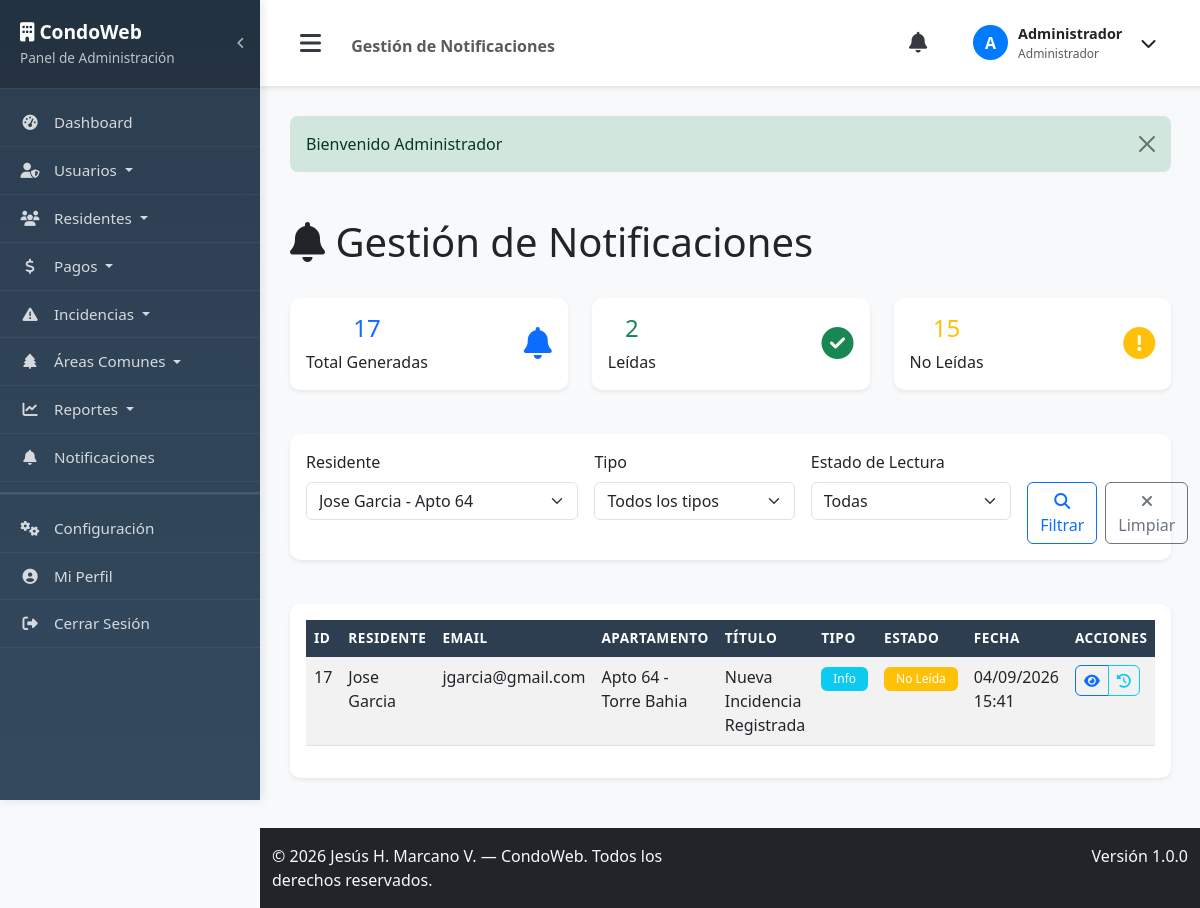
The page /notifications/admin?usuario_id=6 (signed in) on the database its author committed.
### tables this page shows
CREATE TABLE `notificaciones` (
  `id` int(11) NOT NULL AUTO_INCREMENT,
  `usuario_id` int(11) NOT NULL,
  `titulo` varchar(100) NOT NULL,
  `mensaje` text NOT NULL,
  `tipo` enum('info','warning','success','error') DEFAULT 'info',
  `leida` tinyint(1) DEFAULT 0,
  `created_at` timestamp NOT NULL DEFAULT current_timestamp(),
  PRIMARY KEY (`id`),
  KEY `idx_notificaciones_usuario_id` (`usuario_id`),
  CONSTRAINT `notificaciones_ibfk_1` FOREIGN KEY (`usuario_id`) REFERENCES `usuarios` (`id`) ON DELETE CASCADE
);

CREATE TABLE `usuarios` (
  `id` int(11) NOT NULL AUTO_INCREMENT,
  `nombre` varchar(100) NOT NULL,
  `email` varchar(100) NOT NULL,
  `password` varchar(255) NOT NULL,
  `rol` enum('admin','resident') NOT NULL,
  `telefono` varchar(20) DEFAULT NULL,
  `created_at` timestamp NOT NULL DEFAULT current_timestamp(),
  `updated_at` timestamp NOT NULL DEFAULT current_timestamp() ON UPDATE current_timestamp(),
  PRIMARY KEY (`id`),
  UNIQUE KEY `email` (`email`)
);

CREATE TABLE `residentes` (
  `id` int(11) NOT NULL AUTO_INCREMENT,
  `usuario_id` int(11) NOT NULL,
  `apartamento` varchar(10) NOT NULL,
  `piso` int(11) NOT NULL,
  `torre` varchar(50) DEFAULT NULL,
  `fecha_ingreso` date DEFAULT NULL,
  `estado` enum('activo','inactivo') DEFAULT 'activo',
  `created_at` timestamp NOT NULL DEFAULT current_timestamp(),
  `updated_at` timestamp NOT NULL DEFAULT current_timestamp() ON UPDATE current_timestamp(),
  PRIMARY KEY (`id`),
  UNIQUE KEY `usuario_id` (`usuario_id`),
  KEY `idx_residentes_usuario_id` (`usuario_id`),
  CONSTRAINT `residentes_ibfk_1` FOREIGN KEY (`usuario_id`) REFERENCES `usuarios` (`id`) ON DELETE CASCADE
);

### app/controllers/Controller.php (called while the page is built, shortened)
<?php
class Controller {
    public function __construct() {
        $database = new Database();
        $this->db = $database->getConnection();
    }
    protected function view($view, $data = []) {
        extract($data);
        require_once APP_PATH . '/views/' . $view . '.php';
    }
}
?>

### app/controllers/NotificationController.php (called while the page is built, shortened)
<?php
class NotificationController extends Controller {
    private $notification;
    private $resident;
    public function __construct() {
        $this->notification = new Notification($this->db);
        $this->resident = new Resident($this->db);
    }
    public function admin() {
        $filters = [];
        if (isset($_GET['usuario_id']) && !empty($_GET['usuario_id'])) {
            $filters['usuario_id'] = sanitize($_GET['usuario_id']);
        }
        $notifications = $this->notification->readAll($filters);
        $notifications_list = $notifications->fetchAll(PDO::FETCH_ASSOC);
        $residents = $this->resident->getActiveResidents()->fetchAll(PDO::FETCH_ASSOC);
        $stats = $this->notification->getStats();
        $this->view('admin/notifications/index', [
            'notifications' => $notifications_list,
            'residents' => $residents,
            'filters' => $filters,
            'stats' => $stats
        ]);
    }
}
?>

### app/models/Notification.php (called while the page is built, shortened)
<?php
class Notification {
    private $conn;
    private $table_name = "notificaciones";
    public function __construct($db) {
        $this->conn = $db;
    }
    public function readAll($filters = []) {
        $query = "SELECT n.*, u.nombre, u.email, r.apartamento, r.piso, r.torre
                  FROM " . $this->table_name . " n
                  LEFT JOIN usuarios u ON n.usuario_id = u.id
                  LEFT JOIN residentes r ON u.id = r.usuario_id
                  WHERE 1=1";
        if (!empty($filters['usuario_id'])) {
            $query .= " AND n.usuario_id = :usuario_id";
        }
        $query .= " ORDER BY n.created_at DESC";
        $stmt = $this->conn->prepare($query);
        if (!empty($filters['usuario_id'])) {
            $stmt->bindParam(":usuario_id", $filters['usuario_id']);
        }
        $stmt->execute();
        return $stmt;
    }
    public function getStats() {
        $query = "SELECT
                    COUNT(*) as total_notificaciones,
                    SUM(CASE WHEN leida = TRUE THEN 1 ELSE 0 END) as notificaciones_leidas,
                    SUM(CASE WHEN leida = FALSE THEN 1 ELSE 0 END) as notificaciones_no_leidas,
                    SUM(CASE WHEN tipo = 'info' THEN 1 ELSE 0 END) as tipo_info,
                    SUM(CASE WHEN tipo = 'warning' THEN 1 ELSE 0 END) as tipo_warning,
                    SUM(CASE WHEN tipo = 'success' THEN 1 ELSE 0 END) as tipo_success,
                    SUM(CASE WHEN tipo = 'error' THEN 1 ELSE 0 END) as tipo_error
                  FROM " . $this->table_name;
        $stmt = $this->conn->prepare($query);
        $stmt->execute();
        return $stmt->fetch(PDO::FETCH_ASSOC);
    }
}
?>

### app/models/Database.php (called while the page is built, shortened)
<?php
class Database {
    private $host = DB_HOST;
    private $db_name = DB_NAME;
    private $username = DB_USER;
    private $password = DB_PASS;
    public function getConnection() {
        $this->conn = null;
        try {
            $this->conn = new PDO("mysql:host=" . $this->host . ";dbname=" . $this->db_name, $this->username, $this->password);
            $this->conn->exec("set names utf8");
            $this->conn->setAttribute(PDO::ATTR_ERRMODE, PDO::ERRMODE_EXCEPTION);
        } catch(PDOException $exception) {
            echo "Error de conexión: " . $exception->getMessage();
        }
        return $this->conn;
    }
}
?>

### app/models/Resident.php (called while the page is built, shortened)
<?php
class Resident {
    private $conn;
    private $table_name = "residentes";
    public function __construct($db) {
        $this->conn = $db;
    }
    public function getActiveResidents() {
        $query = "SELECT r.*, u.nombre, u.email
                  FROM " . $this->table_name . " r
                  LEFT JOIN usuarios u ON r.usuario_id = u.id
                  WHERE r.estado = 'activo'
                  ORDER BY r.apartamento ASC";
        $stmt = $this->conn->prepare($query);
        $stmt->execute();
        return $stmt;
    }
}
?>

### config/config.php (called while the page is built, shortened)
<?php
function sanitize($data) {
    $data = trim($data);
    $data = stripslashes($data);
    $data = htmlspecialchars($data);
    return $data;
}
function formatDate($date) {
    return date('d/m/Y H:i', strtotime($date));
}
?>

### app/views/admin/notifications/index.php (the view, shortened to what this page needs)
<?php include APP_PATH . '/views/layouts/header.php'; ?>
<div class="row">
    <div class="col-12">
        <div class="d-flex justify-content-between align-items-center mb-4">
            <h1><i class="fas fa-bell"></i> Gestión de Notificaciones</h1>
        </div>
    </div>
</div>
<div class="row mb-4">
    <div class="col-md-4">
        <div class="card text-center">
            <div class="card-body">
                <div class="d-flex justify-content-between">
                    <div>
                        <h4 class="text-primary"><?= isset($stats['total_notificaciones']) ? $stats['total_notificaciones'] : 0 ?></h4>
                        <p class="mb-0">Total Generadas</p>
                    </div>
                    <div class="align-self-center">
                        <i class="fas fa-bell fa-2x text-primary"></i>
                    </div>
                </div>
            </div>
        </div>
    </div>
    <div class="col-md-4">
        <div class="card text-center">
            <div class="card-body">
                <div class="d-flex justify-content-between">
                    <div>
                        <h4 class="text-success"><?= isset($stats['notificaciones_leidas']) ? $stats['notificaciones_leidas'] : 0 ?></h4>
                        <p class="mb-0">Leídas</p>
                    </div>
                    <div class="align-self-center">
                        <i class="fas fa-check-circle fa-2x text-success"></i>
                    </div>
                </div>
            </div>
        </div>
    </div>
    <div class="col-md-4">
        <div class="card text-center">
            <div class="card-body">
                <div class="d-flex justify-content-between">
                    <div>
                        <h4 class="text-warning"><?= isset($stats['notificaciones_no_leidas']) ? $stats['notificaciones_no_leidas'] : 0 ?></h4>
                        <p class="mb-0">No Leídas</p>
                    </div>
                    <div class="align-self-center">
                        <i class="fas fa-exclamation-circle fa-2x text-warning"></i>
                    </div>
                </div>
            </div>
        </div>
    </div>
</div>
<div class="row mb-4">
    <div class="col-12">
        <div class="card">
            <div class="card-body">
                <form method="GET" action="<?= APP_URL ?>/notifications/admin" class="row g-3">
                    <div class="col-md-4">
                        <label for="usuario_id" class="form-label">Residente</label>
                        <select class="form-select" id="usuario_id" name="usuario_id">
                            <?php if(isset($residents) && count($residents) > 0): ?>
                                <?php foreach($residents as $resident): ?>
                                    <option value="<?= $resident['usuario_id'] ?>"
                                            <?= isset($filters['usuario_id']) && $filters['usuario_id'] == $resident['usuario_id'] ? 'selected' : '' ?>>
                                        <?= $resident['nombre'] ?> - Apto <?= $resident['apartamento'] ?>
                                    </option>
                                <?php endforeach; ?>
                            <?php endif; ?>
                        </select>
                    </div>
                    <div class="col-md-3">
                        <label for="tipo" class="form-label">Tipo</label>
                        <select class="form-select" id="tipo" name="tipo">
                            <option value="">Todos los tipos</option>
                        </select>
                    </div>
                    <div class="col-md-3">
                        <label for="leida" class="form-label">Estado de Lectura</label>
                        <select class="form-select" id="leida" name="leida">
                            <option value="">Todas</option>
                        </select>
                    </div>
                    <div class="col-md-2">
                        <label class="form-label">&nbsp;</label>
                        <div class="d-flex gap-2">
                            <button type="submit" class="btn btn-outline-primary">
                                <i class="fas fa-search"></i> Filtrar
                            </button>
                            <a href="<?= APP_URL ?>/notifications/admin" class="btn btn-outline-secondary">
                                <i class="fas fa-times"></i> Limpiar
                            </a>
                        </div>
                    </div>
                </form>
            </div>
        </div>
    </div>
</div>
<div class="row">
    <div class="col-12">
        <div class="card">
            <div class="card-body">
                <?php if(isset($notifications) && count($notifications) > 0): ?>
                    <div class="table-responsive">
                        <table class="table table-striped table-hover">
                            <thead class="table-dark">
                                <tr>
                                    <th>ID</th>
                                    <th>Residente</th>
                                    <th>Email</th>
                                    <th>Apartamento</th>
                                    <th>Título</th>
                                    <th>Tipo</th>
                                    <th>Estado</th>
                                    <th>Fecha</th>
                                    <th>Acciones</th>
                                </tr>
                            </thead>
                            <tbody>
                                <?php foreach($notifications as $notification): ?>
                                    <tr>
                                        <td><?= $notification['id'] ?></td>
                                        <td><?= $notification['nombre'] ?></td>
                                        <td><?= $notification['email'] ?></td>
                                        <td>
                                            <?php if(isset($notification['apartamento'])): ?>
                                                Apto <?= $notification['apartamento'] ?>
                                                <?php if(isset($notification['torre']) && $notification['torre']): ?>
                                                    - Torre <?= $notification['torre'] ?>
                                                <?php endif; ?>
                                            <?php else: ?>
                                                N/A
                                            <?php endif; ?>
                                        </td>
                                        <td><?= $notification['titulo'] ?></td>
                                        <td>
                                            <?php
                                            $badge_class = 'secondary';
                                            switch($notification['tipo']) {
                                                case 'info': $badge_class = 'info'; break;
                                            }
                                            ?>
                                            <span class="badge bg-<?= $badge_class ?>">
                                                <?= ucfirst($notification['tipo']) ?>
                                            </span>
                                        </td>
                                        <td>
                                            <span class="badge bg-<?= $notification['leida'] ? 'success' : 'warning' ?>">
                                                <?= $notification['leida'] ? 'Leída' : 'No Leída' ?>
                                            </span>
                                        </td>
                                        <td><?= formatDate($notification['created_at']) ?></td>
                                        <td>
                                            <div class="btn-group btn-group-sm">
                                                <button type="button"
                                                        class="btn btn-outline-primary"
                                                        data-bs-toggle="modal"
                                                        data-bs-target="#notificationModal<?= $notification['id'] ?>"
                                                        title="Ver detalles">
                                                    <i class="fas fa-eye"></i>
                                                </button>
                                                <a href="<?= APP_URL ?>/notifications/admin?usuario_id=<?= $notification['usuario_id'] ?>"
                                                   class="btn btn-outline-info"
                                                   title="Ver historial del residente">
                                                    <i class="fas fa-history"></i>
                                                </a>
                                            </div>
                                        </td>
                                    </tr>
                                <?php endforeach; ?>
                            </tbody>
                        </table>
                    </div>
                <?php endif; ?>
            </div>
        </div>
    </div>
</div>
<?php include APP_PATH . '/views/layouts/footer.php'; ?>

### rows shown on the page
notificaciones: id "17", usuario.nombre "Jose Garcia", usuario.email "jgarcia@gmail.com", residentes.apartamento "64", residentes.torre "Bahia", titulo "Nueva Incidencia Registrada", tipo "Info", leida "No Leída", created_at "04/09/2026 15:41"

### other values the page prints
APP_NAME "CondoWeb"
$page_title "Gestión de Notificaciones"
substr($_SESSION['user_name'], 0, 1) "A"
$_SESSION['user_name'] "Administrador"
$flash['message'] "Bienvenido Administrador"
$stats['total_notificaciones'] "17"
$stats['notificaciones_leidas'] "2"
$stats['notificaciones_no_leidas'] "15"
APP_VERSION "1.0.0"
form field usuario_id "Jose Garcia - Apto 64"
